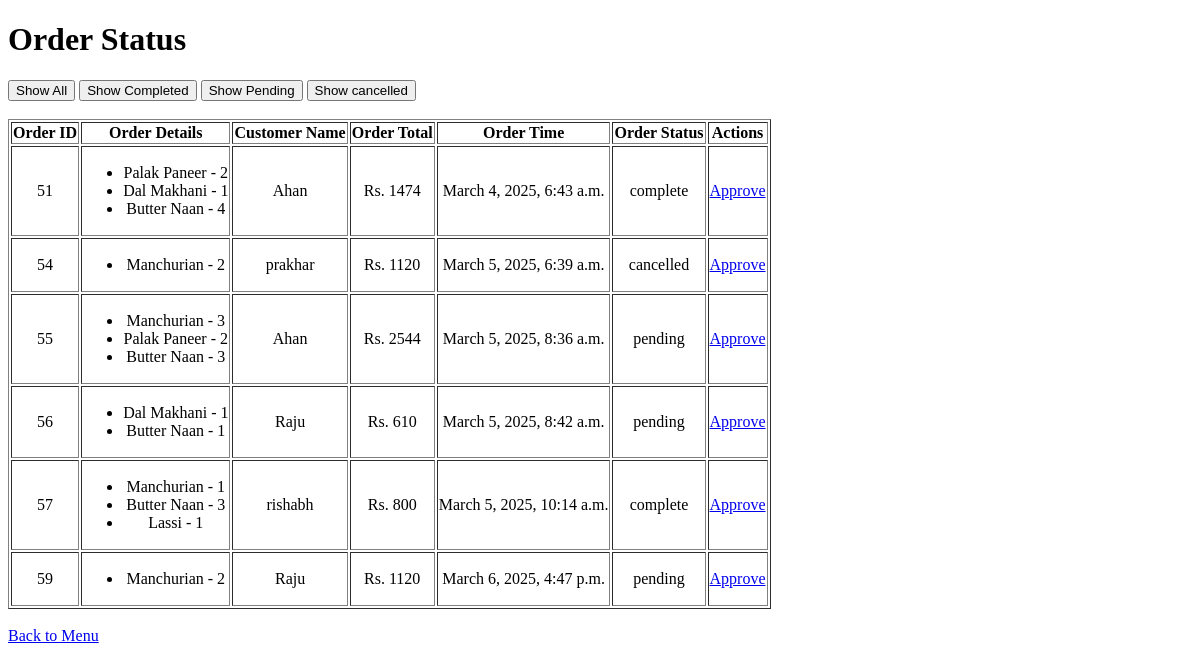
The page /management/order/ (signed in) on the database as committed earlier.
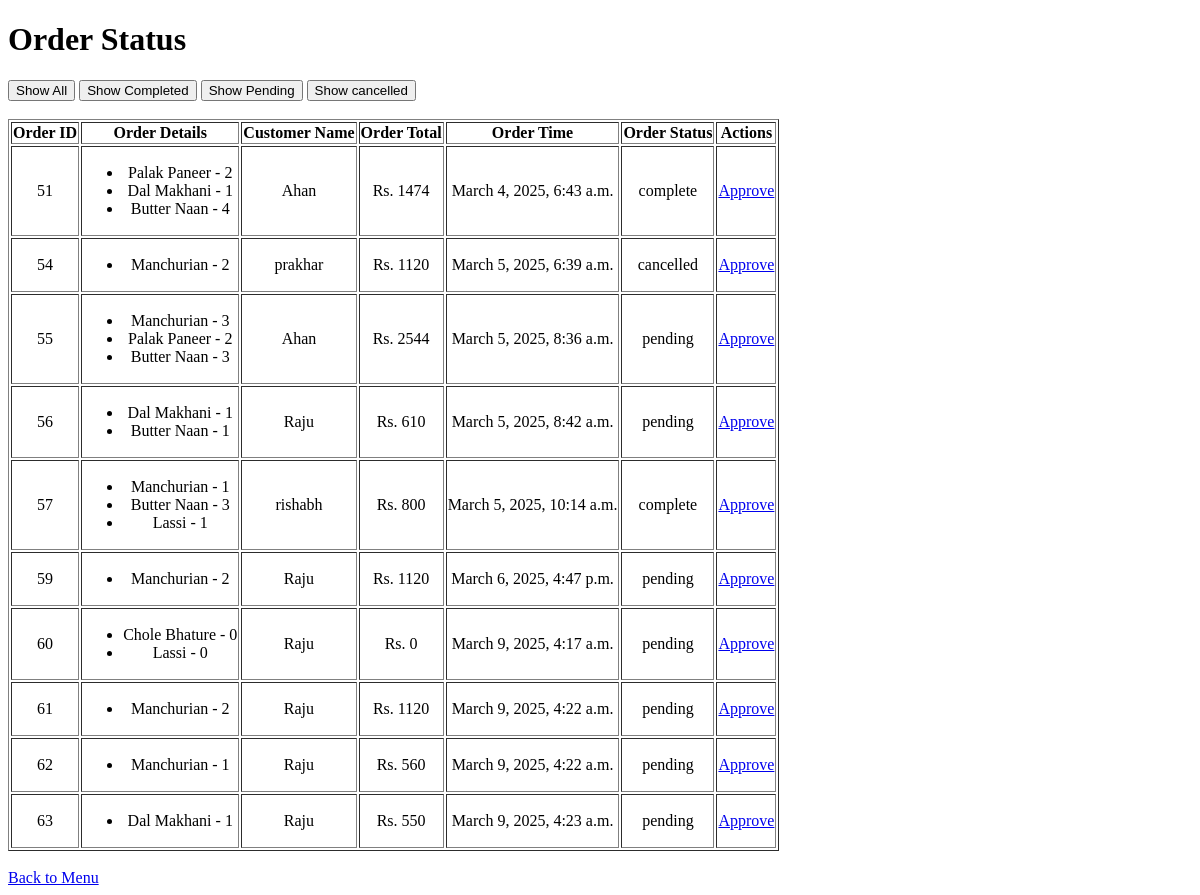
The same page on the database as committed later.
### customer/models.py (models this page shows, shortened)
class Orders(models.Model):
    order_id = models.AutoField(primary_key=True)
    user = models.ForeignKey(User, on_delete=models.CASCADE, related_name="customer")
    order_details = models.JSONField()
    order_status = models.CharField(
        max_length=20,
        choices=ORDER_STATUS_CHOICES,
        default="pending",
    )
    total_price = models.BigIntegerField(default=0)
    order_time = models.DateTimeField(default=now)

### management/views.py (the view)
# urls.py: path("order/", views.show_orders, name="show_orders"),
@login_required(login_url="/login")
@staff_member_required
def show_orders(request):
    orders = Orders.objects.all()
    if request.method == "POST":
        specific_orders = request.POST.get("specific", "")
        if specific_orders:
            orders = Orders.objects.filter(order_status=specific_orders)
        else:
            orders = Orders.objects.all()
    return render(request, "management/show_orders.html", {"orders": orders})

### management/templates/management/show_orders.html (shortened to what this page needs)
<!DOCTYPE html>
<html lang="en">
<head>
</head>
<body>
    <h1>Order Status</h1>
    <form method="post">
        <button name="specific" type="submit" value="">Show All</button>
        <button name="specific" type="submit" value="complete">Show Completed</button>
        <button name="specific" type="submit" value="pending">Show Pending</button>
        <button name="specific" type="submit" value="cancelled">Show cancelled</button>
        <br>
        <br>
        <table border="1" style="text-align:center;">
            <thead>
                <tr>
                    <th>Order ID</th>
                    <th>Order Details</th>
                    <th>Customer Name</th>
                    <th>Order Total</th>
                    <th>Order Time</th>
                    <th>Order Status</th>
                    <th>Actions</th>
                </tr>
            </thead>
            <tbody>
                {% for order in orders %}
                <tr>
                    <td>{{ order.order_id }}</td>
                    <td>
                        <ul>
                            {% for item in order.order_details %}
                            <li>{{ item.item_name }} -  {{ item.quantity }}</li>
                            {% empty %}
                            <li>No items available.</li>
                            {% endfor %}
                        </ul>
                    </td>
                    <td>
                        {{order.user.username}}
                    </td>
                    <td> Rs. {{order.total_price}}</td>
                    <td>{{ order.order_time }}</td>
                    <td>
                        {{order.order_status}}
                    </td>
                    <td>
                        <a href="{% url 'management:approve_order' order.order_id %}">Approve</a>
                    </td>
                </tr>
                {% empty %}
                <tr>
                    <td colspan="5">No orders available.</td>
                </tr>
                {% endfor %}
            </tbody>
        </table>
        <br>
        <a href="{% url 'management:landing_page' %}">Back to Menu</a>
    </form>
</body>
</html>

Rows that differ between the two databases and show on the page:
added Orders: order_id "60", item_name "Chole Bhature" "Lassi", quantity "0" "0", user.username "Raju", total_price "0", order_time "March 9, 2025, 4:17 a.m.", order_status "pending"
added Orders: order_id "61", item_name "Manchurian", quantity "2", user.username "Raju", total_price "1120", order_time "March 9, 2025, 4:22 a.m.", order_status "pending"
added Orders: order_id "62", item_name "Manchurian", quantity "1", user.username "Raju", total_price "560", order_time "March 9, 2025, 4:22 a.m.", order_status "pending"
added Orders: order_id "63", item_name "Dal Makhani", quantity "1", user.username "Raju", total_price "550", order_time "March 9, 2025, 4:23 a.m.", order_status "pending"
